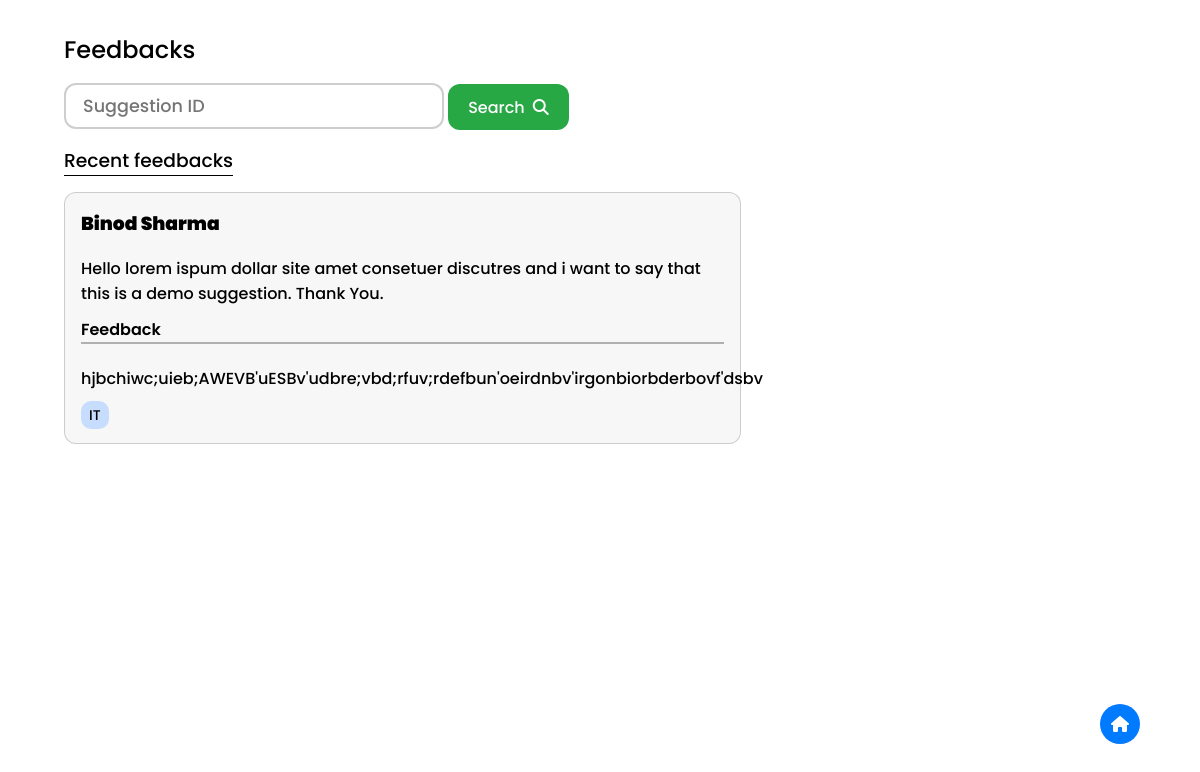
The page /Feedback.php on the database its author committed.
### tables this page shows
CREATE TABLE `feedback` (
  `id` int(11) NOT NULL,
  `suggestion_id` varchar(10) DEFAULT NULL,
  `feedback` text DEFAULT NULL
);

CREATE TABLE `suggestion` (
  `id` int(11) NOT NULL,
  `name` text NOT NULL,
  `department` text NOT NULL,
  `email` text NOT NULL,
  `suggestion` text NOT NULL,
  `responded` int(1) NOT NULL DEFAULT 0
);

### Feedback.php (the view, shortened to what this page needs)
<!DOCTYPE html>
<html lang="en">
<head>
    <link rel="stylesheet" href="Style.css">
</head>
<body>
    <?php
    include('HomeNav.php');
    ?>
    <div class="p-4 mb-1">
        <h2>Feedbacks</h2>
    </div>
    <form method="post" action="<?php echo htmlspecialchars($_SERVER['PHP_SELF']); ?>" class="mb-2">
        <input type="text" name="suggestion_id" placeholder="Suggestion ID" minlength="1" required>
        <button class="primaryButton" name="search">
            <span>search</span><span><i class="fa fa-search"></i></span>
        </button>
    </form>
        <?php
        include('connection.php');
        ?>
    <h3 style='border-bottom:1px solid;width:fit-content; margin-bottom:1rem;' class='mb-2'>Recent feedbacks</h3>
    <?php
        $sql = "SELECT s.name, s.suggestion, s.department, f.feedback
                FROM suggestion s
                INNER JOIN feedback f ON s.id = f.suggestion_id
                WHERE s.responded = 1";
        $result = mysqli_query($conn, $sql);
        if (mysqli_num_rows($result) == 0) {
            echo "<p>No feedbacks..</p>";
        } else {
            $suggestions = [];
            while ($row = mysqli_fetch_assoc($result)) {
                $suggestions[] = $row;
            }
        }
    ?>
    <div class="">
        <?php if (!empty($suggestions)): ?>
            <?php foreach ($suggestions as $suggestion): ?>
                <div class="card">
                    <h3><?php echo htmlspecialchars($suggestion['name']); ?></h3>
                    <p><?php echo htmlspecialchars($suggestion['suggestion']); ?></p>
                    <h4>Feedback</h4>
                    <p><?php echo htmlspecialchars($suggestion['feedback']); ?></p>
                    <p><span><?php echo htmlspecialchars($suggestion['department']); ?></span></p>
                </div>
            <?php endforeach; ?>
        <?php endif; ?>
    </div>
</body>
</html>

### Style.css (style rules this page uses)
* { font-family: poppins; font-weight: 500; font-style: normal; margin: 0; padding: 0; }
html { scroll-behavior: smooth; }
.mb-1 { margin-bottom: 1rem; }
.primaryButton { padding: 8px 17px; border: none; cursor: pointer; background-color: rgba(47, 108, 250, 0.797); color: rgb(255, 255, 255); font-size: 1.1rem; text-transform: capitalize; border-radius: 12px; }
body { height: 100vh; width: 100vw; box-sizing: border-box; background-position: center; background-size: cover; background-repeat: no-repeat; }
.card { width: 60%; background-color: #eaeaea65; padding: 15px; margin-top: 1rem; border-radius: 12px; }
.card h4 { font-size: 1rem; margin-bottom: 10px; font-weight: lighter; font-weight: 550; border-bottom: 2px solid rgba(0, 0, 0, 0.292); }
.card span { font-size: 14px; font-weight: 500; background-color: #c7ddfd; padding: 4px 8px; border-radius: 10px; }
.card p { font-weight: 500; }
.card h3 { margin-bottom: 7px; font-weight: 900; }

### Feedback.php (style rules this page uses)
body { padding: 2rem 4rem; box-sizing: border-box; overflow-x: hidden; height: 100%; }
.card { display: flex; flex-direction: column; gap: .7rem; padding: 1rem; border: 1px solid rgba(194, 194, 196, 0.797); border-radius: 12px; margin-bottom: 1rem; }
input { padding: 8px 17px; font-size: 1.1rem; border-radius: 12px; border: 2px solid rgba(194, 194, 196, 0.797); }
.homeNav, .primaryButton { padding: 10px 20px; font-size: 1rem; border: none; border-radius: 12px; cursor: pointer; }
.primaryButton { background-color: #28a745; color: white; }
.primaryButton span { display: inline-block; vertical-align: middle; }
.primaryButton i { margin-left: 8px; }

### rows shown on the page
feedback: suggestion.name "Binod Sharma", suggestion.suggestion "Hello lorem ispum dollar site amet consetuer discutres and i want to say that this is a demo suggestion. Thank You.", feedback "hjbchiwc;uieb;AWEVB'uESBv'udbre;vbd;rfuv;rdefbun'oeirdnbv'irgonbiorbderbovf'dsbv", suggestion.department "IT"
